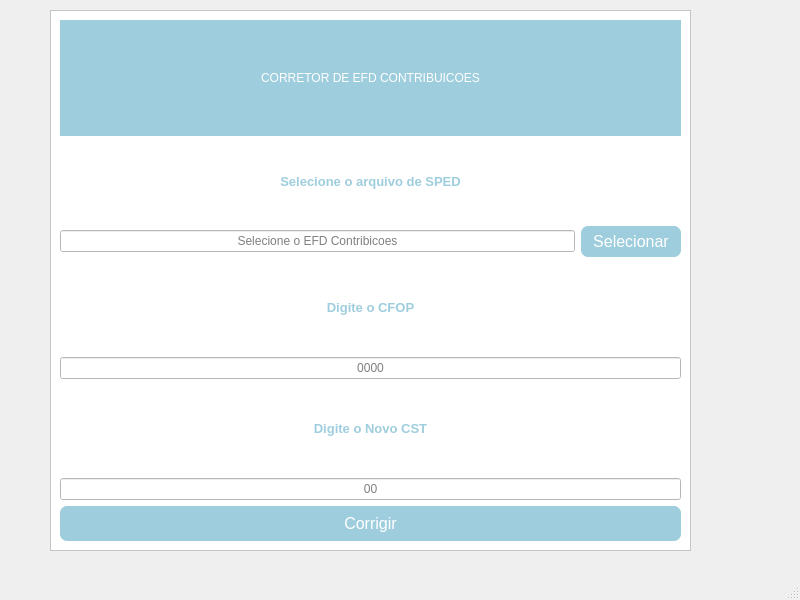
<?xml version="1.0" encoding="UTF-8"?>
<ui version="4.0">
 <class>MainWindow</class>
 <widget class="QMainWindow" name="MainWindow">
  <property name="geometry">
   <rect>
    <x>0</x>
    <y>0</y>
    <width>800</width>
    <height>600</height>
   </rect>
  </property>
  <property name="windowTitle">
   <string>MainWindow</string>
  </property>
  <widget class="QWidget" name="centralwidget">
   <widget class="QFrame" name="frame">
    <property name="geometry">
     <rect>
      <x>50</x>
      <y>10</y>
      <width>641</width>
      <height>541</height>
     </rect>
    </property>
    <property name="styleSheet">
     <string notr="true">background-color: rgb(255, 255, 255);</string>
    </property>
    <property name="frameShape">
     <enum>QFrame::StyledPanel</enum>
    </property>
    <property name="frameShadow">
     <enum>QFrame::Raised</enum>
    </property>
    <layout class="QVBoxLayout" name="verticalLayout_4">
     <item>
      <widget class="QLabel" name="label">
       <property name="styleSheet">
        <string notr="true">background-color: rgb(158,205,221);
font: 75 12pt &quot;MS Shell Dlg 2&quot;;
color:rgb(255, 255, 255);
</string>
       </property>
       <property name="text">
        <string>CORRETOR DE EFD CONTRIBUICOES</string>
       </property>
       <property name="alignment">
        <set>Qt::AlignCenter</set>
       </property>
      </widget>
     </item>
     <item>
      <layout class="QVBoxLayout" name="verticalLayout">
       <item>
        <widget class="QLabel" name="label_2">
         <property name="font">
          <font>
           <family>MS Shell Dlg 2</family>
           <pointsize>10</pointsize>
           <weight>75</weight>
           <italic>false</italic>
           <bold>true</bold>
          </font>
         </property>
         <property name="styleSheet">
          <string notr="true">
color:rgb(158,205,221)</string>
         </property>
         <property name="text">
          <string>Selecione o arquivo de SPED</string>
         </property>
         <property name="alignment">
          <set>Qt::AlignCenter</set>
         </property>
        </widget>
       </item>
       <item>
        <layout class="QHBoxLayout" name="horizontalLayout">
         <item>
          <widget class="QLineEdit" name="txt_file">
           <property name="alignment">
            <set>Qt::AlignCenter</set>
           </property>
           <property name="placeholderText">
            <string>Selecione o EFD Contribicoes</string>
           </property>
          </widget>
         </item>
         <item>
          <widget class="QPushButton" name="btn_select">
           <property name="minimumSize">
            <size>
             <width>100</width>
             <height>31</height>
            </size>
           </property>
           <property name="font">
            <font>
             <pointsize>-1</pointsize>
             <weight>9</weight>
             <italic>false</italic>
             <bold>false</bold>
            </font>
           </property>
           <property name="cursor">
            <cursorShape>OpenHandCursor</cursorShape>
           </property>
           <property name="mouseTracking">
            <bool>false</bool>
           </property>
           <property name="styleSheet">
            <string notr="true">QPushButton{color:#fff;background-color:rgb(158,205,221);border:solid
0px;font:75 16px;border-radius:7px}
QPushButton:hover{background-color:rgb(67,203,99)}</string>
           </property>
           <property name="text">
            <string>Selecionar</string>
           </property>
          </widget>
         </item>
        </layout>
       </item>
      </layout>
     </item>
     <item>
      <layout class="QVBoxLayout" name="verticalLayout_2">
       <item>
        <widget class="QLabel" name="label_3">
         <property name="font">
          <font>
           <family>MS Shell Dlg 2</family>
           <pointsize>10</pointsize>
           <weight>75</weight>
           <italic>false</italic>
           <bold>true</bold>
          </font>
         </property>
         <property name="styleSheet">
          <string notr="true">
color:rgb(158,205,221)</string>
         </property>
         <property name="text">
          <string>Digite o CFOP</string>
         </property>
         <property name="alignment">
          <set>Qt::AlignCenter</set>
         </property>
        </widget>
       </item>
       <item>
        <widget class="QLineEdit" name="txt_cfop">
         <property name="maxLength">
          <number>4</number>
         </property>
         <property name="alignment">
          <set>Qt::AlignCenter</set>
         </property>
         <property name="placeholderText">
          <string>0000</string>
         </property>
        </widget>
       </item>
      </layout>
     </item>
     <item>
      <layout class="QVBoxLayout" name="verticalLayout_3">
       <item>
        <widget class="QLabel" name="label_4">
         <property name="font">
          <font>
           <family>MS Shell Dlg 2</family>
           <pointsize>10</pointsize>
           <weight>75</weight>
           <italic>false</italic>
           <bold>true</bold>
          </font>
         </property>
         <property name="styleSheet">
          <string notr="true">
color:rgb(158,205,221)</string>
         </property>
         <property name="text">
          <string>Digite o Novo CST</string>
         </property>
         <property name="alignment">
          <set>Qt::AlignCenter</set>
         </property>
        </widget>
       </item>
       <item>
        <widget class="QLineEdit" name="txt_cst">
         <property name="maxLength">
          <number>2</number>
         </property>
         <property name="alignment">
          <set>Qt::AlignCenter</set>
         </property>
         <property name="placeholderText">
          <string>00</string>
         </property>
        </widget>
       </item>
      </layout>
     </item>
     <item>
      <widget class="QPushButton" name="btn_correct">
       <property name="minimumSize">
        <size>
         <width>0</width>
         <height>35</height>
        </size>
       </property>
       <property name="cursor">
        <cursorShape>OpenHandCursor</cursorShape>
       </property>
       <property name="styleSheet">
        <string notr="true">QPushButton{color:#fff;background-color:rgb(158,205,221);border:solid
0px;font:75 16px;border-radius:7px}
QPushButton:hover{background-color:rgb(67,203,99)}</string>
       </property>
       <property name="text">
        <string>Corrigir</string>
       </property>
      </widget>
     </item>
    </layout>
   </widget>
  </widget>
  <widget class="QStatusBar" name="statusbar"/>
 </widget>
 <resources/>
 <connections/>
</ui>
